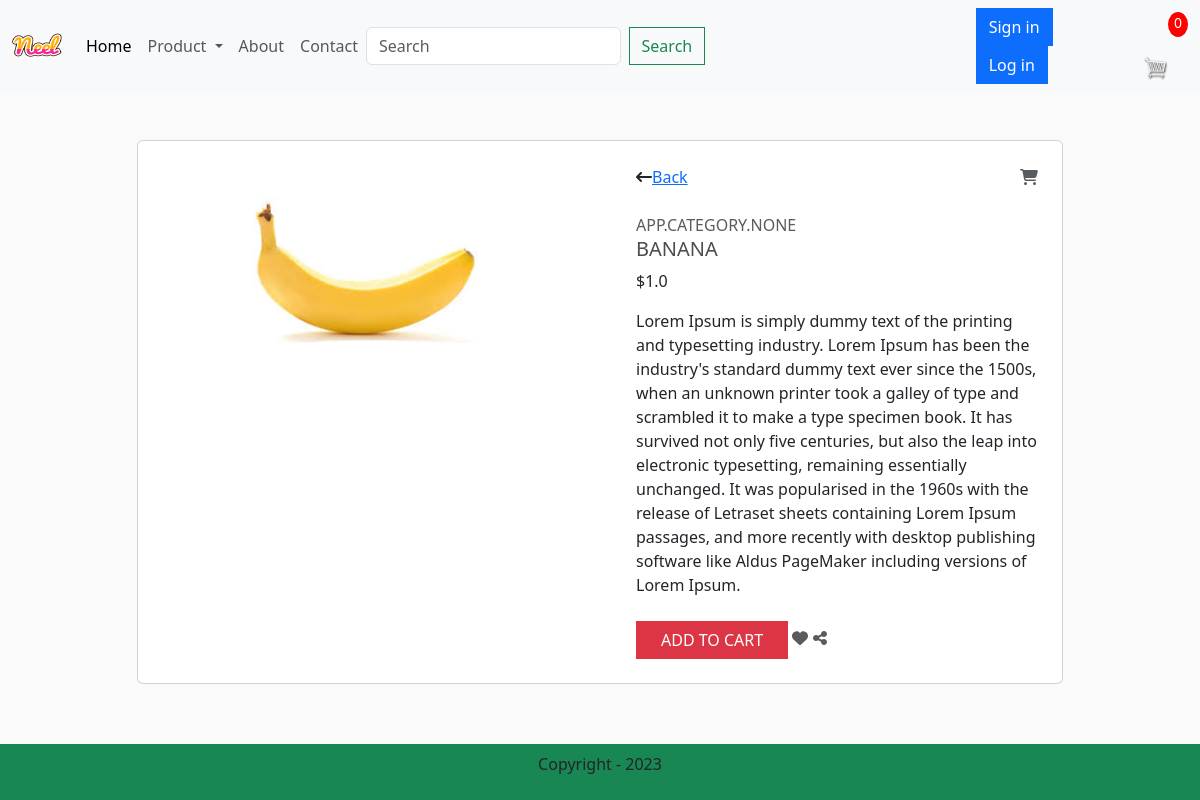
The page /detail/?id=4 on the database its author committed.
### app/models.py (models this page shows, shortened)
class Product(models.Model):
    category = models.ManyToManyField(Category,related_name='product')
    name = models.CharField(max_length=200,null=True)
    price = models.FloatField()
    digital = models.BooleanField(default=False,null=True,blank=False)
    image = models.ImageField(null=True,blank=True)
    detail = models.TextField(null=True,blank=True)
    @property
    def ImageURL(self):
        try:
            url = self.image.url
        except:
            url = ''
        return url

### app/views.py (the view)
# urls.py: path('detail/', views.detail, name="detail"),
def detail(request):
    if request.user.is_authenticated:
        customer = request.user
        order, created = Order.objects.get_or_create(customer = customer, complete = False)
        items = order.orderitem_set.all()
        cartItems = order.get_cart_items
        user_not_login = "hidden"
        user_login = "show"
    else:
        items = []
        order = {'get_cart_items': 0, 'get_cart_total': 0}
        cartItems = order['get_cart_items']
        user_not_login = "show"
        user_login = "hidden"
    id = request.GET.get('id','')
    products = Product.objects.filter(id = id)
    categories = Category.objects.filter(is_sub = False)
    context = {'products':products,'categories':categories,'items': items, 'order': order, 'cartItems':cartItems, 'user_login': user_login, 'user_not_login': user_not_login}
    return render(request,'app/detail.html',context)

### app/templates/app/detail.html (shortened to what this page needs)
{% extends 'app/base.html' %}
{% load static %}
        {% block search %}
        {% for product in products %}
        <div class="container mt-5 mb-5">
            <div class="row d-flex justify-content-center">
                <div class="col-md-10">
                    <div class="card">
                        <div class="row">
                            <div class="col-md-6">
                                <div class="images p-3">
                                    <div class="text-center p-4"> <img id="main-image" src="{{product.ImageURL}}" width="250" /> </div>
                                </div>
                            </div>
                            <div class="col-md-6">
                                <div class="product p-4">
                                    <div class="d-flex justify-content-between align-items-center">
                                        <div class="d-flex align-items-center"> <i class="fa fa-long-arrow-left"></i> <span class="ml-1"><a href="{% url 'home' %}">Back</a> </span> </div> <i class="fa fa-shopping-cart text-muted"></i>
                                    </div>
                                    <div class="mt-4 mb-3"> <span class="text-uppercase text-muted brand">{{product.category}}</span>
                                        <h5 class="text-uppercase">{{product.name}}</h5>
                                        <div class="price d-flex flex-row align-items-center">
                                            <span class="act-price">${{product.price}}</span>
                                        </div>
                                    </div>
                                    <p class="about">{{product.detail}}</p>
                                    <div class="cart mt-4 align-items-center">
                                        <button data-product={{product.id}} data-action="add" class="btn btn-danger text-uppercase mr-2 px-4 add-btn update-cart">Add to cart</button> <i class="fa fa-heart text-muted"></i> <i class="fa fa-share-alt text-muted"></i>
                                    </div>
                                </div>
                            </div>
                        </div>
                    </div>
                </div>
            </div>
        </div>
        {% endfor %}
        {% endblock search  %}

### app/static/app/css/main.css (style rules this page uses)
body { background-color: hsl(0, 0%, 98%); }
h1,h2,h3,h4,h5,h6 { color:hsl(0, 0%, 30%); }
.product { border-radius: 0 0 4px 4px; }
.btn { border-radius: 0; }

### rows shown on the page
Product: ImageURL (picture), category "APP.CATEGORY.NONE", name "BANANA", price "1.0", detail "Lorem Ipsum is simply dummy text of the printing and typesetting industry. Lorem Ipsum has been the industry's standard dummy text ever since the 1500s, when an unknown printer took a galley of type and scrambled it to make a type specimen book. It has survived not only five centuries, but also the leap into electronic typesetting, remaining essentially unchanged. It was popularised in the 1960s with the release of Letraset sheets containing Lorem Ipsum passages, and more recently with desktop publishing software like Aldus PageMaker including versions of Lorem Ipsum."

### other values the page prints
{{ cartItems }} "0"
